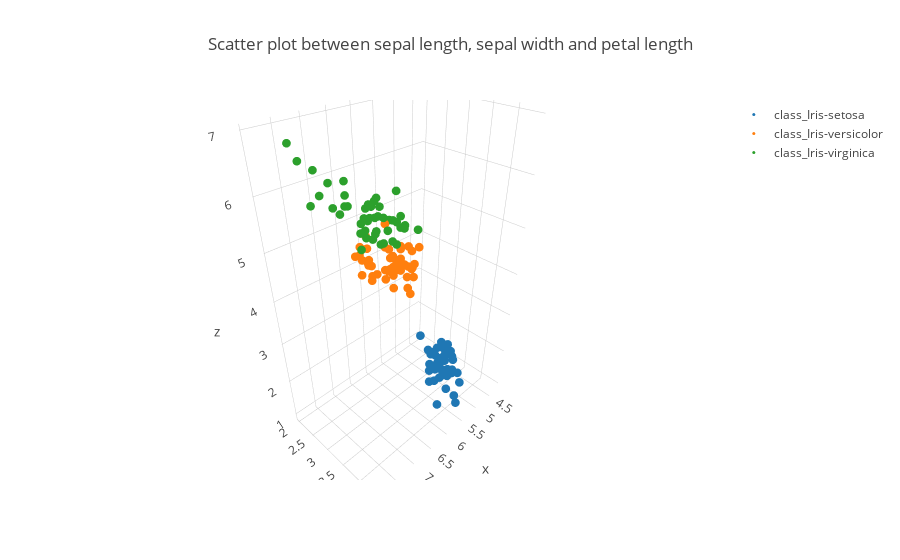

Write notebook code for a chart like this one.
### Markdown cell above
### You are free to use all descriptive and visualization methods we have discussed so far. Dig deeper and see what you can find :)

### Code cell
data = []
for i in ['Iris-setosa', 'Iris-versicolor', 'Iris-virginica']:
    trace = go.Scatter3d(x = iris[iris["target"] == i].iloc[:, 0],
                         y = iris[iris["target"] == i].iloc[:, 1],
                         z = iris[iris["target"] == i].iloc[:, 2],
                         mode = 'markers',
                         name = "class_{}".format(i),
                         marker = dict(size = 3))
    data.append(trace)
    layout=dict(
        title='Scatter plot between sepal length, sepal width and petal length'
    )
figure = dict(data=data, layout = layout)
iplot(figure)

### Figure 1 — Plotly figure (JSON) as saved in the notebook; plotly's stock layout.template omitted (floating-point values rounded to 4 significant figures)
{"data": [{"marker": {"size": 3}, "mode": "markers", "name": "class_Iris-setosa", "type": "scatter3d", "uid": "4cab818a-0311-499c-91f1-ca0c1fa1d787", "x": [5.1, 4.9, 4.7, 4.6, 5, 5.4, 4.6, 5, 4.4, 4.9, 5.4, 4.8, 4.8, 4.3, 5.8, 5.7, 5.4, 5.1, 5.7, 5.1, 5.4, 5.1, 4.6, 5.1, 4.8, 5, 5, 5.2, 5.2, 4.7, 4.8, 5.4, 5.2, 5.5, 4.9, 5, 5.5, 4.9, 4.4, 5.1, 5, 4.5, 4.4, 5, 5.1, 4.8, 5.1, 4.6, 5.3, 5], "y": [3.5, 3, 3.2, 3.1, 3.6, 3.9, 3.4, 3.4, 2.9, 3.1, 3.7, 3.4, 3, 3, 4, 4.4, 3.9, 3.5, 3.8, 3.8, 3.4, 3.7, 3.6, 3.3, 3.4, 3, 3.4, 3.5, 3.4, 3.2, 3.1, 3.4, 4.1, 4.2, 3.1, 3.2, 3.5, 3.1, 3, 3.4, 3.5, 2.3, 3.2, 3.5, 3.8, 3, 3.8, 3.2, 3.7, 3.3], "z": [1.4, 1.4, 1.3, 1.5, 1.4, 1.7, 1.4, 1.5, 1.4, 1.5, 1.5, 1.6, 1.4, 1.1, 1.2, 1.5, 1.3, 1.4, 1.7, 1.5, 1.7, 1.5, 1, 1.7, 1.9, 1.6, 1.6, 1.5, 1.4, 1.6, 1.6, 1.5, 1.5, 1.4, 1.5, 1.2, 1.3, 1.5, 1.3, 1.5, 1.3, 1.3, 1.3, 1.6, 1.9, 1.4, 1.6, 1.4, 1.5, 1.4]}, {"marker": {"size": 3}, "mode": "markers", "name": "class_Iris-versicolor", "type": "scatter3d", "uid": "13b6bd7c-5ed1-4a57-b932-041cb7eb00b7", "x": [7, 6.4, 6.9, 5.5, 6.5, 5.7, 6.3, 4.9, 6.6, 5.2, 5, 5.9, 6, 6.1, 5.6, 6.7, 5.6, 5.8, 6.2, 5.6, 5.9, 6.1, 6.3, 6.1, 6.4, 6.6, 6.8, 6.7, 6, 5.7, 5.5, 5.5, 5.8, 6, 5.4, 6, 6.7, 6.3, 5.6, 5.5, 5.5, 6.1, 5.8, 5, 5.6, 5.7, 5.7, 6.2, 5.1, 5.7], "y": [3.2, 3.2, 3.1, 2.3, 2.8, 2.8, 3.3, 2.4, 2.9, 2.7, 2, 3, 2.2, 2.9, 2.9, 3.1, 3, 2.7, 2.2, 2.5, 3.2, 2.8, 2.5, 2.8, 2.9, 3, 2.8, 3, 2.9, 2.6, 2.4, 2.4, 2.7, 2.7, 3, 3.4, 3.1, 2.3, 3, 2.5, 2.6, 3, 2.6, 2.3, 2.7, 3, 2.9, 2.9, 2.5, 2.8], "z": [4.7, 4.5, 4.9, 4, 4.6, 4.5, 4.7, 3.3, 4.6, 3.9, 3.5, 4.2, 4, 4.7, 3.6, 4.4, 4.5, 4.1, 4.5, 3.9, 4.8, 4, 4.9, 4.7, 4.3, 4.4, 4.8, 5, 4.5, 3.5, 3.8, 3.7, 3.9, 5.1, 4.5, 4.5, 4.7, 4.4, 4.1, 4, 4.4, 4.6, 4, 3.3, 4.2, 4.2, 4.2, 4.3, 3, 4.1]}, {"marker": {"size": 3}, "mode": "markers", "name": "class_Iris-virginica", "type": "scatter3d", "uid": "674f1dbf-a8b7-492c-9e68-2b61eef88059", "x": [6.3, 5.8, 7.1, 6.3, 6.5, 7.6, 4.9, 7.3, 6.7, 7.2, 6.5, 6.4, 6.8, 5.7, 5.8, 6.4, 6.5, 7.7, 7.7, 6, 6.9, 5.6, 7.7, 6.3, 6.7, 7.2, 6.2, 6.1, 6.4, 7.2, 7.4, 7.9, 6.4, 6.3, 6.1, 7.7, 6.3, 6.4, 6, 6.9, 6.7, 6.9, 5.8, 6.8, 6.7, 6.7, 6.3, 6.5, 6.2, 5.9], "y": [3.3, 2.7, 3, 2.9, 3, 3, 2.5, 2.9, 2.5, 3.6, 3.2, 2.7, 3, 2.5, 2.8, 3.2, 3, 3.8, 2.6, 2.2, 3.2, 2.8, 2.8, 2.7, 3.3, 3.2, 2.8, 3, 2.8, 3, 2.8, 3.8, 2.8, 2.8, 2.6, 3, 3.4, 3.1, 3, 3.1, 3.1, 3.1, 2.7, 3.2, 3.3, 3, 2.5, 3, 3.4, 3], "z": [6, 5.1, 5.9, 5.6, 5.8, 6.6, 4.5, 6.3, 5.8, 6.1, 5.1, 5.3, 5.5, 5, 5.1, 5.3, 5.5, 6.7, 6.9, 5, 5.7, 4.9, 6.7, 4.9, 5.7, 6, 4.8, 4.9, 5.6, 5.8, 6.1, 6.4, 5.6, 5.1, 5.6, 6.1, 5.6, 5.5, 4.8, 5.4, 5.6, 5.1, 5.1, 5.9, 5.7, 5.2, 5, 5.2, 5.4, 5.1]}], "layout": {"title": {"text": "Scatter plot between sepal length, sepal width and petal length"}}}
